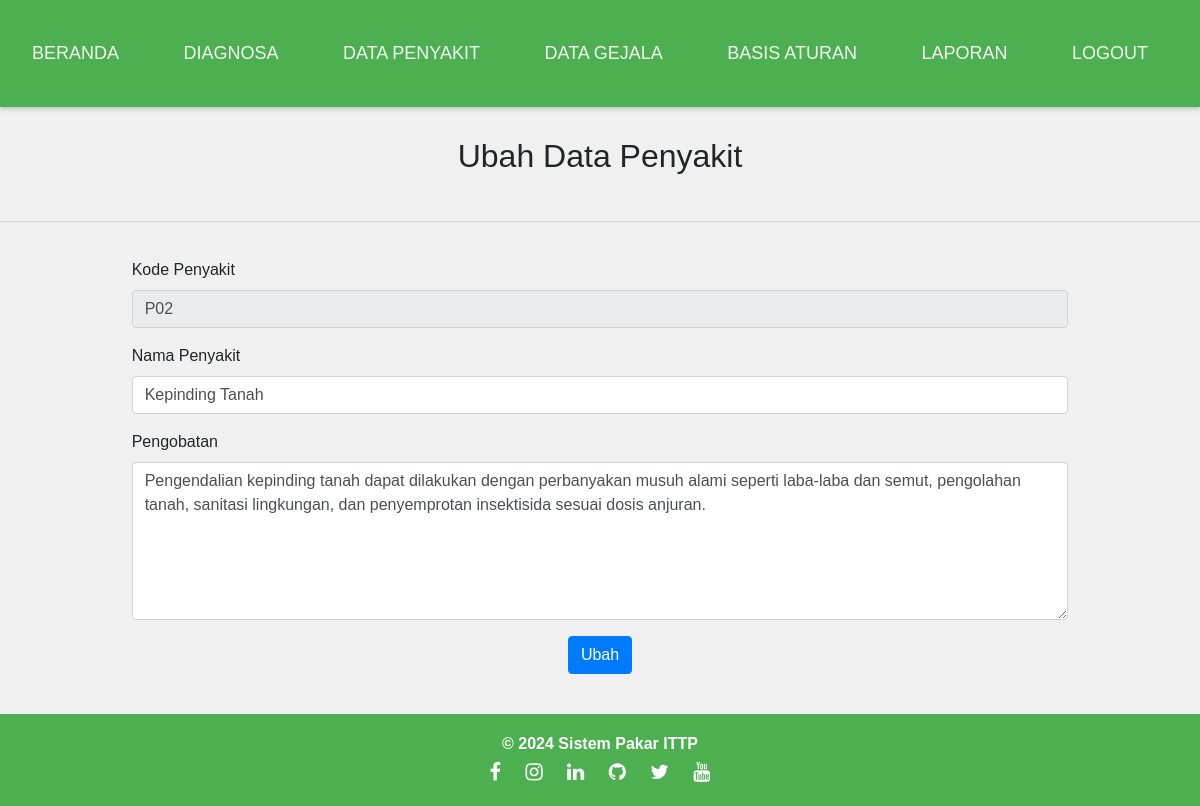
The app's page /index.php?open=Penyakit-Edit&kode=P02 (signed in) with its own data.
### tables this page shows
CREATE TABLE `tblpenyakit` (
  `kd_penyakit` varchar(7) NOT NULL,
  `nm_penyakit` varchar(40) NOT NULL,
  `nl_penyakit` float NOT NULL,
  `pengobatan` text NOT NULL
);

### pages_penyakit/penyakit_edit.php (the view, shortened to what this page needs)
<div class="container d-flex justify-content-center">
    <center><h2>Ubah Data Penyakit</h2></center>
</div>
<hr>
<?php
include "lib/koneksi.php";
?>
<?php
$kdpenyakit = $_GET['kode'];
$data = mysqli_query($konek, "select * from tblpenyakit where kd_penyakit='$kdpenyakit'");
$hasil = mysqli_fetch_array($data);
?>
<div class="container d-flex justify-content-center">
<div class="col-lg-10">
<form action="<?php $_SERVER['PHP_SELF'];?>" method="post">
        <div class="form-group">
             <label for="kd_penyakit">Kode Penyakit</label>
             <input type="text" class="form-control" id="kd_penyakit" name="kd_penyakit" size="14" value="<?php echo $hasil['kd_penyakit']; ?>" readonly="readonly" />
        </div>
        <div class="form-group">
          <label for="nm_penyakit">Nama Penyakit</label>
          <input type="text" class="form-control" id="nm_penyakit" name="nm_penyakit" maxlength="100" value="<?php echo $hasil['nm_penyakit']; ?>" autofocus>
        </div>
        <div class="form-group">
          <label for="pengobatan">Pengobatan</label>
          <textarea class="form-control" id="pengobatan" name="pengobatan" rows="6"><?php echo $hasil['pengobatan']; ?></textarea>
        </div>
        <div class="text-center">
          <button type="submit" class="btn btn-primary" name="btnsimpan">Ubah</button>
        </div>
    </form>
    </div>
</div>

### css/head.css (style rules this page uses)
.container { display: flex; justify-content: space-between; align-items: center; max-width: 1200px; margin: 0 auto; }
body { font-family: Arial, sans-serif; margin: 0; padding: 0; background-color: #f0f0f0; }
.container { display: flex; flex-wrap: wrap; padding: 20px; }
h2, h3 { margin: 10px 0; }

### records on screen
tblpenyakit: kd_penyakit "P02", nm_penyakit "Kepinding Tanah", pengobatan "Pengendalian kepinding tanah dapat dilakukan dengan perbanyakan musuh alami seperti laba-laba dan semut, pengolahan tanah, sanitasi lingkungan, dan penyemprotan insektisida sesuai dosis anjuran."
